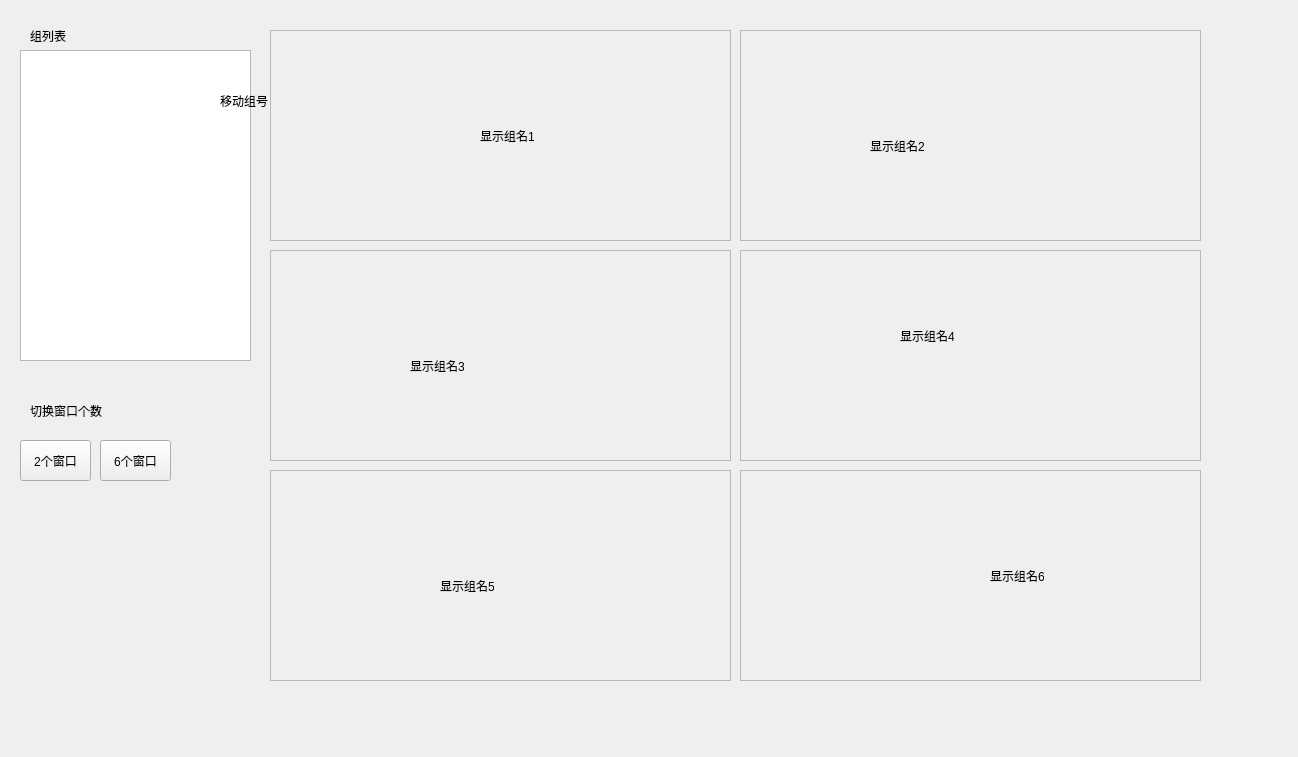
<?xml version="1.0" encoding="UTF-8"?>
<ui version="4.0">
 <class>SwitchWinNum</class>
 <widget class="QMainWindow" name="SwitchWinNum">
  <property name="geometry">
   <rect>
    <x>0</x>
    <y>0</y>
    <width>1298</width>
    <height>757</height>
   </rect>
  </property>
  <property name="windowTitle">
   <string>SwitchWinNum</string>
  </property>
  <widget class="QWidget" name="centralWidget">
   <widget class="QFrame" name="id_frame_1">
    <property name="geometry">
     <rect>
      <x>270</x>
      <y>30</y>
      <width>461</width>
      <height>211</height>
     </rect>
    </property>
    <property name="frameShape">
     <enum>QFrame::StyledPanel</enum>
    </property>
    <property name="frameShadow">
     <enum>QFrame::Raised</enum>
    </property>
    <widget class="QLabel" name="id_show_name_1">
     <property name="geometry">
      <rect>
       <x>210</x>
       <y>100</y>
       <width>54</width>
       <height>12</height>
      </rect>
     </property>
     <property name="text">
      <string>显示组名1</string>
     </property>
    </widget>
   </widget>
   <widget class="QFrame" name="id_frame_2">
    <property name="geometry">
     <rect>
      <x>740</x>
      <y>30</y>
      <width>461</width>
      <height>211</height>
     </rect>
    </property>
    <property name="frameShape">
     <enum>QFrame::StyledPanel</enum>
    </property>
    <property name="frameShadow">
     <enum>QFrame::Raised</enum>
    </property>
    <widget class="QLabel" name="id_show_name_2">
     <property name="geometry">
      <rect>
       <x>130</x>
       <y>110</y>
       <width>54</width>
       <height>12</height>
      </rect>
     </property>
     <property name="text">
      <string>显示组名2</string>
     </property>
    </widget>
   </widget>
   <widget class="QFrame" name="id_frame_3">
    <property name="geometry">
     <rect>
      <x>270</x>
      <y>250</y>
      <width>461</width>
      <height>211</height>
     </rect>
    </property>
    <property name="frameShape">
     <enum>QFrame::StyledPanel</enum>
    </property>
    <property name="frameShadow">
     <enum>QFrame::Raised</enum>
    </property>
    <widget class="QLabel" name="id_show_name_3">
     <property name="geometry">
      <rect>
       <x>140</x>
       <y>110</y>
       <width>54</width>
       <height>12</height>
      </rect>
     </property>
     <property name="text">
      <string>显示组名3</string>
     </property>
    </widget>
   </widget>
   <widget class="QFrame" name="id_frame_4">
    <property name="geometry">
     <rect>
      <x>740</x>
      <y>250</y>
      <width>461</width>
      <height>211</height>
     </rect>
    </property>
    <property name="frameShape">
     <enum>QFrame::StyledPanel</enum>
    </property>
    <property name="frameShadow">
     <enum>QFrame::Raised</enum>
    </property>
    <widget class="QLabel" name="id_show_name_4">
     <property name="geometry">
      <rect>
       <x>160</x>
       <y>80</y>
       <width>54</width>
       <height>12</height>
      </rect>
     </property>
     <property name="text">
      <string>显示组名4</string>
     </property>
    </widget>
   </widget>
   <widget class="QFrame" name="id_frame_5">
    <property name="geometry">
     <rect>
      <x>270</x>
      <y>470</y>
      <width>461</width>
      <height>211</height>
     </rect>
    </property>
    <property name="frameShape">
     <enum>QFrame::StyledPanel</enum>
    </property>
    <property name="frameShadow">
     <enum>QFrame::Raised</enum>
    </property>
    <widget class="QLabel" name="id_show_name_5">
     <property name="geometry">
      <rect>
       <x>170</x>
       <y>110</y>
       <width>54</width>
       <height>12</height>
      </rect>
     </property>
     <property name="text">
      <string>显示组名5</string>
     </property>
    </widget>
   </widget>
   <widget class="QFrame" name="id_frame_6">
    <property name="geometry">
     <rect>
      <x>740</x>
      <y>470</y>
      <width>461</width>
      <height>211</height>
     </rect>
    </property>
    <property name="frameShape">
     <enum>QFrame::StyledPanel</enum>
    </property>
    <property name="frameShadow">
     <enum>QFrame::Raised</enum>
    </property>
    <widget class="QLabel" name="id_show_name_6">
     <property name="geometry">
      <rect>
       <x>250</x>
       <y>100</y>
       <width>54</width>
       <height>12</height>
      </rect>
     </property>
     <property name="text">
      <string>显示组名6</string>
     </property>
    </widget>
   </widget>
   <widget class="GroupNumView" name="id_listView">
    <property name="geometry">
     <rect>
      <x>20</x>
      <y>50</y>
      <width>231</width>
      <height>311</height>
     </rect>
    </property>
   </widget>
   <widget class="QLabel" name="id_lab_group_list">
    <property name="geometry">
     <rect>
      <x>30</x>
      <y>30</y>
      <width>54</width>
      <height>12</height>
     </rect>
    </property>
    <property name="text">
     <string>组列表</string>
    </property>
   </widget>
   <widget class="QLabel" name="id_lab_widget_num">
    <property name="geometry">
     <rect>
      <x>30</x>
      <y>390</y>
      <width>101</width>
      <height>41</height>
     </rect>
    </property>
    <property name="text">
     <string>切换窗口个数</string>
    </property>
   </widget>
   <widget class="QPushButton" name="id_btn_two_window">
    <property name="geometry">
     <rect>
      <x>20</x>
      <y>440</y>
      <width>71</width>
      <height>41</height>
     </rect>
    </property>
    <property name="text">
     <string>2个窗口</string>
    </property>
   </widget>
   <widget class="QPushButton" name="id_btn_six_window">
    <property name="geometry">
     <rect>
      <x>100</x>
      <y>440</y>
      <width>71</width>
      <height>41</height>
     </rect>
    </property>
    <property name="text">
     <string>6个窗口</string>
    </property>
   </widget>
   <widget class="QLabel" name="id_lab_move">
    <property name="geometry">
     <rect>
      <x>220</x>
      <y>90</y>
      <width>71</width>
      <height>21</height>
     </rect>
    </property>
    <property name="text">
     <string>移动组号</string>
    </property>
   </widget>
  </widget>
 </widget>
 <layoutdefault spacing="6" margin="11"/>
 <customwidgets>
  <customwidget>
   <class>GroupNumView</class>
   <extends>QListView</extends>
   <header>groupnumview.h</header>
  </customwidget>
 </customwidgets>
 <resources/>
 <connections/>
</ui>
